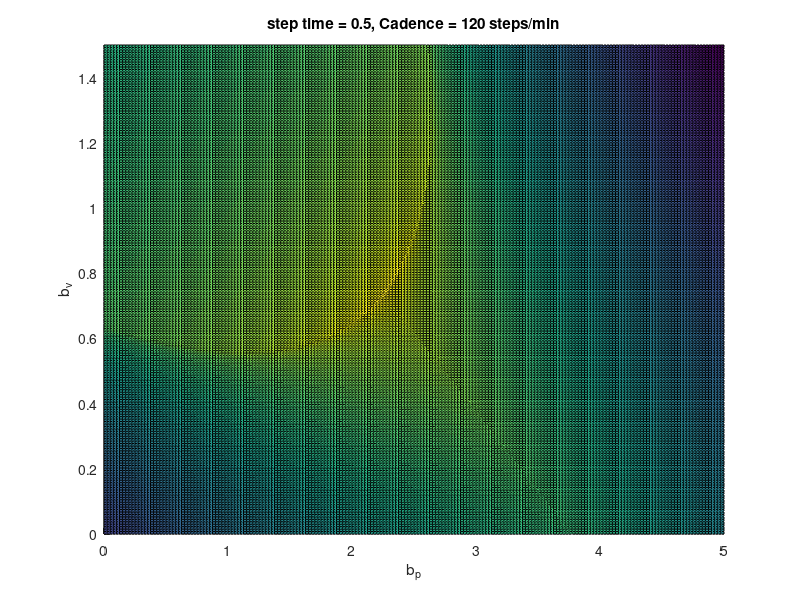

Here is the MATLAB script that generated this plot: (Note: this script raises an error after producing the figure.)

% flags
plot_delimiter_lines    = 1;
plot_triangle           = 0;
plot_zero_cover         = 1;
save_figure             = 0;
labels                  = 'on';

% suppress warnings from flags
%#ok<*UNRCH> 

cadence_to_use = 120;
minute_to_second = 1/60;
bpm = cadence_to_use;
metronome_frequency = bpm * 0.5 * minute_to_second; % two beats per metronome cycle
stride_time = metronome_frequency.^(-1);
step_time = stride_time * 0.5;

%% create surf
b_p_min = 0;
b_p_max = 5;
b_v_min = 0;
b_v_max = 1.5;
b_p_number_of_steps = 201; % this value is high for high resolution images, can reduce to speed things up if needed
b_v_number_of_steps = 201;

% set parameters
z_c = 1;
g = 9.81;

% calculate dependent variables
T_total = 1/metronome_frequency * 0.5;
T_step = 1/(2*metronome_frequency);
omega = sqrt(g/z_c);
c = cosh(omega * T_step * 0.5);
s = sinh(omega * T_step * 0.5);

% sample the region of the parameter space where both Eigenvalues are <1 absolute
b_p_grid = linspace(b_p_min, b_p_max, b_p_number_of_steps);
b_v_grid = linspace(b_v_min, b_v_max, b_v_number_of_steps);
steps_per_minute = metronome_frequency * 120;

[B_P,B_V] = meshgrid(b_p_grid,b_v_grid);
Z_rho = zeros(size(B_P));
C_rho = zeros(size(B_P));
alpha_data_rho = zeros(size(B_P));

C_D = zeros(size(B_P));

for i_p = 1 : b_p_number_of_steps
    b_p_here = b_p_grid(i_p);
    for i_v = 1 : b_v_number_of_steps
        b_v_here = b_v_grid(i_v);
        A_here = ...
            [ ...
              (- c*b_p_here + c^2 + s^2),  - (c*b_v_here - 2/omega*c*s); ...
              (2*c - b_p_here)*omega*s, (- b_v_here*omega*s + c^2 + s^2) ...
            ];
        
        % Eigendecomposition to get spectral norm rho(M) (https://en.wikipedia.org/wiki/Convergent_matrix)
        D = eig(A_here);
        rho = max(abs(D));
        Z_rho(i_v, i_p) = rho;
        
        % alternative coloring scheme for poster
        if rho < 1
            C_rho(i_v, i_p) = (1-rho) * 10;
            C_rho(i_v, i_p) = 1-rho;
        else
            C_rho(i_v, i_p) = 0;
            alpha_data_rho(i_v, i_p) = 1;
        end
        
    end
end

% create figure
figure; ax = axes; hold on; title(['step time = ' num2str(T_step) ', Cadence = ' num2str(steps_per_minute) ' steps/min'])
xlabel('b_p'); ylabel('b_v')
xlim([b_p_min, b_p_max]);
ylim([b_v_min, b_v_max]);
if strcmp(labels, 'on')
    file_label = 'withLabels';
elseif strcmp(labels, 'off')
    set(gca, 'position', [0 0 1 1], 'xtick', [], 'ytick', []);
    set(get(gca, 'xaxis'), 'visible', 'off');
    set(get(gca, 'yaxis'), 'visible', 'off');
    file_label = 'noLabels';
end

% plot surf
surf(B_P, B_V, -Z_rho, 'AlphaData', alpha_data_rho, 'facecolor', 'interp')
clim([-1 0])

shading interp
if strcmp(labels, 'on')
    this_colorbar = colorbar( 'Direction','reverse');
end

% plot delimiter lines
color_triangle = [1 1 1]*0.85;
color_line = [0.5 0.5 0.5];
if plot_delimiter_lines
    % add delimiter lines
    linewidth = 3;
    plot(2*c*[1 1], [b_v_min, b_v_max], 'color', color_line, 'linewidth', linewidth);
    plot([b_p_min, b_p_max], 2*s/omega*[1 1], 'color', color_line, 'linewidth', linewidth);
    
    plot([b_p_min, b_p_max], [b_p_min, b_p_max]*c/(s*omega), 'color', color_line, 'linewidth', linewidth);
end

% plot triangle
if plot_triangle
    P1 = [2*c, 2*s/omega];
    P2 = [2*s^2/c, 2*s/omega];
    P3 = [2*c, 2*c^2/(omega*s)];
    patch([P1(1) P2(1) P3(1)], [P1(2) P2(2) P3(2)], [0 0 0], 'facecolor', color_triangle)
end

% add white plane at zero to cover unstable points
if plot_zero_cover
    xlim([b_p_min, b_p_max]);
    ylim([b_v_min, b_v_max]);
    patch('xdata', [b_p_min b_p_max b_p_max b_p_min], 'ydata', [b_v_min b_v_min b_v_max b_v_max], 'zdata', -1*[1 1 1 1], 'facecolor', 'w', 'edgecolor', 'none')
end

% save
if save_figure
    % save with labels
    filename = ['fig_stabilityRegion_' file_label];
    print(gcf, ['..' filesep '..' filesep 'figures_raw' filesep filename], '-djpeg', '-r600')
    
    % also export an image that contains the colorbar
    if strcmp(labels, 'off')
        this_colorbar = colorbar('direction', 'reverse', 'ticks', [], 'box', 'off', 'color', 'none');
        print(gcf, ['..' filesep '..' filesep 'figures_raw' filesep filename '_colorbar'], '-djpeg', '-r600')
        delete(this_colorbar)
    end
end
 






























